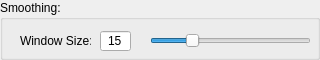
             <widget class="QGroupBox" name="smooth_groupBox">
              <property name="minimumSize">
               <size>
                <width>320</width>
                <height>60</height>
               </size>
              </property>
              <property name="maximumSize">
               <size>
                <width>320</width>
                <height>60</height>
               </size>
              </property>
              <property name="baseSize">
               <size>
                <width>0</width>
                <height>80</height>
               </size>
              </property>
              <property name="styleSheet">
               <string notr="true"/>
              </property>
              <property name="title">
               <string>Smoothing:</string>
              </property>
              <widget class="QSlider" name="smooth_horizontalSlider">
               <property name="geometry">
                <rect>
                 <x>150</x>
                 <y>30</y>
                 <width>161</width>
                 <height>22</height>
                </rect>
               </property>
               <property name="focusPolicy">
                <enum>Qt::NoFocus</enum>
               </property>
               <property name="minimum">
                <number>1</number>
               </property>
               <property name="maximum">
                <number>30</number>
               </property>
               <property name="singleStep">
                <number>1</number>
               </property>
               <property name="value">
                <number>8</number>
               </property>
               <property name="orientation">
                <enum>Qt::Horizontal</enum>
               </property>
               <property name="invertedAppearance">
                <bool>false</bool>
               </property>
               <property name="invertedControls">
                <bool>false</bool>
               </property>
              </widget>
              <widget class="QSpinBox" name="smooth_spinBox">
               <property name="geometry">
                <rect>
                 <x>100</x>
                 <y>30</y>
                 <width>31</width>
                 <height>22</height>
                </rect>
               </property>
               <property name="toolTip">
                <string>Window size (mins) over which value are averaged
for the central point in the smoothed data.</string>
               </property>
               <property name="alignment">
                <set>Qt::AlignCenter</set>
               </property>
               <property name="readOnly">
                <bool>true</bool>
               </property>
               <property name="buttonSymbols">
                <enum>QAbstractSpinBox::NoButtons</enum>
               </property>
               <property name="minimum">
                <number>1</number>
               </property>
               <property name="maximum">
                <number>59</number>
               </property>
               <property name="singleStep">
                <number>2</number>
               </property>
               <property name="value">
                <number>15</number>
               </property>
              </widget>
              <widget class="QLabel" name="smooth_label">
               <property name="geometry">
                <rect>
                 <x>20</x>
                 <y>30</y>
                 <width>71</width>
                 <height>21</height>
                </rect>
               </property>
               <property name="styleSheet">
                <string notr="true">background:none</string>
               </property>
               <property name="text">
                <string>Window Size:</string>
               </property>
              </widget>
             </widget>
